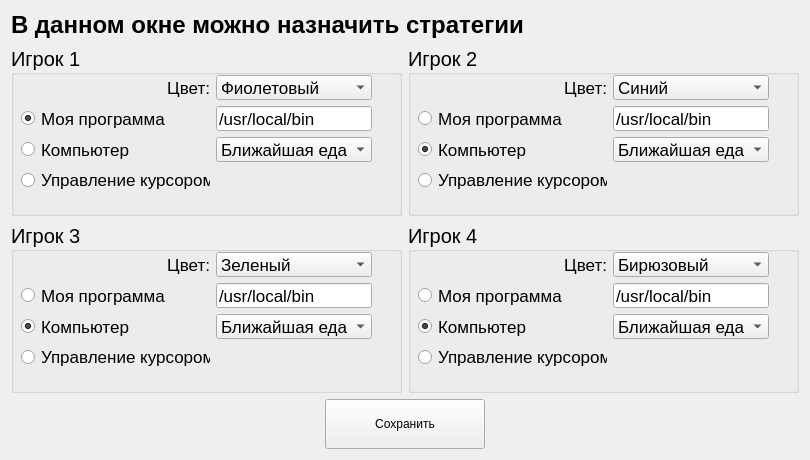
<?xml version="1.0" encoding="UTF-8"?>
<ui version="4.0">
 <class>StrategyModal</class>
 <widget class="QDialog" name="StrategyModal">
  <property name="geometry">
   <rect>
    <x>0</x>
    <y>0</y>
    <width>810</width>
    <height>460</height>
   </rect>
  </property>
  <property name="windowTitle">
   <string>Dialog</string>
  </property>
  <property name="modal">
   <bool>true</bool>
  </property>
  <layout class="QVBoxLayout" name="verticalLayout">
   <item>
    <widget class="QLabel" name="title">
     <property name="sizePolicy">
      <sizepolicy hsizetype="Preferred" vsizetype="Fixed">
       <horstretch>0</horstretch>
       <verstretch>0</verstretch>
      </sizepolicy>
     </property>
     <property name="font">
      <font>
       <pointsize>18</pointsize>
       <weight>75</weight>
       <bold>true</bold>
      </font>
     </property>
     <property name="text">
      <string>В данном окне можно назначить стратегии</string>
     </property>
    </widget>
   </item>
   <item>
    <layout class="QHBoxLayout" name="horizontalLayout">
     <item>
      <widget class="QGroupBox" name="gbx_1">
       <property name="sizePolicy">
        <sizepolicy hsizetype="Preferred" vsizetype="Expanding">
         <horstretch>0</horstretch>
         <verstretch>0</verstretch>
        </sizepolicy>
       </property>
       <property name="font">
        <font>
         <pointsize>15</pointsize>
         <weight>50</weight>
         <bold>false</bold>
        </font>
       </property>
       <property name="title">
        <string>Игрок 1</string>
       </property>
       <property name="alignment">
        <set>Qt::AlignLeading|Qt::AlignLeft|Qt::AlignVCenter</set>
       </property>
       <property name="flat">
        <bool>false</bool>
       </property>
       <property name="checkable">
        <bool>false</bool>
       </property>
       <widget class="QWidget" name="gridLayoutWidget">
        <property name="geometry">
         <rect>
          <x>10</x>
          <y>30</y>
          <width>351</width>
          <height>117</height>
         </rect>
        </property>
        <layout class="QGridLayout" name="grid_1">
         <item row="0" column="1">
          <widget class="QComboBox" name="cbx_color_1">
           <property name="font">
            <font>
             <pointsize>13</pointsize>
            </font>
           </property>
           <item>
            <property name="text">
             <string>Фиолетовый</string>
            </property>
           </item>
           <item>
            <property name="text">
             <string>Зеленый</string>
            </property>
           </item>
           <item>
            <property name="text">
             <string>Синий</string>
            </property>
           </item>
           <item>
            <property name="text">
             <string>Бирюзовый</string>
            </property>
           </item>
          </widget>
         </item>
         <item row="3" column="0">
          <widget class="QRadioButton" name="rbn_mouse_1">
           <property name="font">
            <font>
             <pointsize>13</pointsize>
            </font>
           </property>
           <property name="text">
            <string>Управление курсором</string>
           </property>
           <property name="checked">
            <bool>false</bool>
           </property>
          </widget>
         </item>
         <item row="0" column="0">
          <widget class="QLabel" name="lbl_color_1">
           <property name="font">
            <font>
             <pointsize>13</pointsize>
            </font>
           </property>
           <property name="text">
            <string>Цвет:</string>
           </property>
           <property name="alignment">
            <set>Qt::AlignRight|Qt::AlignTrailing|Qt::AlignVCenter</set>
           </property>
          </widget>
         </item>
         <item row="1" column="0">
          <widget class="QRadioButton" name="rbn_custom_1">
           <property name="font">
            <font>
             <pointsize>13</pointsize>
            </font>
           </property>
           <property name="text">
            <string>Моя программа</string>
           </property>
           <property name="checked">
            <bool>true</bool>
           </property>
          </widget>
         </item>
         <item row="2" column="0">
          <widget class="QRadioButton" name="rbn_comp_1">
           <property name="font">
            <font>
             <pointsize>13</pointsize>
            </font>
           </property>
           <property name="text">
            <string>Компьютер</string>
           </property>
           <property name="checked">
            <bool>false</bool>
           </property>
          </widget>
         </item>
         <item row="2" column="1">
          <widget class="QComboBox" name="cbx_comp_1">
           <property name="font">
            <font>
             <pointsize>13</pointsize>
            </font>
           </property>
           <item>
            <property name="text">
             <string>Ближайшая еда</string>
            </property>
           </item>
          </widget>
         </item>
         <item row="1" column="1">
          <widget class="QLineEdit" name="edt_prog_1">
           <property name="font">
            <font>
             <pointsize>13</pointsize>
            </font>
           </property>
           <property name="text">
            <string>/usr/local/bin</string>
           </property>
          </widget>
         </item>
        </layout>
       </widget>
      </widget>
     </item>
     <item>
      <widget class="QGroupBox" name="gbx_2">
       <property name="sizePolicy">
        <sizepolicy hsizetype="Preferred" vsizetype="Expanding">
         <horstretch>0</horstretch>
         <verstretch>0</verstretch>
        </sizepolicy>
       </property>
       <property name="font">
        <font>
         <pointsize>15</pointsize>
         <weight>50</weight>
         <bold>false</bold>
        </font>
       </property>
       <property name="title">
        <string>Игрок 2</string>
       </property>
       <property name="alignment">
        <set>Qt::AlignLeading|Qt::AlignLeft|Qt::AlignVCenter</set>
       </property>
       <property name="flat">
        <bool>false</bool>
       </property>
       <property name="checkable">
        <bool>false</bool>
       </property>
       <widget class="QWidget" name="gridLayoutWidget_5">
        <property name="geometry">
         <rect>
          <x>10</x>
          <y>30</y>
          <width>351</width>
          <height>117</height>
         </rect>
        </property>
        <layout class="QGridLayout" name="grid_5">
         <item row="0" column="1">
          <widget class="QComboBox" name="cbx_color_5">
           <property name="font">
            <font>
             <pointsize>13</pointsize>
            </font>
           </property>
           <property name="currentText">
            <string>Синий</string>
           </property>
           <property name="currentIndex">
            <number>2</number>
           </property>
           <item>
            <property name="text">
             <string>Фиолетовый</string>
            </property>
           </item>
           <item>
            <property name="text">
             <string>Зеленый</string>
            </property>
           </item>
           <item>
            <property name="text">
             <string>Синий</string>
            </property>
           </item>
           <item>
            <property name="text">
             <string>Бирюзовый</string>
            </property>
           </item>
          </widget>
         </item>
         <item row="3" column="0">
          <widget class="QRadioButton" name="rbn_mouse_5">
           <property name="font">
            <font>
             <pointsize>13</pointsize>
            </font>
           </property>
           <property name="text">
            <string>Управление курсором</string>
           </property>
          </widget>
         </item>
         <item row="0" column="0">
          <widget class="QLabel" name="lbl_color_5">
           <property name="font">
            <font>
             <pointsize>13</pointsize>
            </font>
           </property>
           <property name="text">
            <string>Цвет:</string>
           </property>
           <property name="alignment">
            <set>Qt::AlignRight|Qt::AlignTrailing|Qt::AlignVCenter</set>
           </property>
          </widget>
         </item>
         <item row="1" column="0">
          <widget class="QRadioButton" name="rbn_custom_5">
           <property name="font">
            <font>
             <pointsize>13</pointsize>
            </font>
           </property>
           <property name="text">
            <string>Моя программа</string>
           </property>
          </widget>
         </item>
         <item row="2" column="0">
          <widget class="QRadioButton" name="rbn_comp_5">
           <property name="font">
            <font>
             <pointsize>13</pointsize>
            </font>
           </property>
           <property name="text">
            <string>Компьютер</string>
           </property>
           <property name="checked">
            <bool>true</bool>
           </property>
          </widget>
         </item>
         <item row="2" column="1">
          <widget class="QComboBox" name="cbx_comp_5">
           <property name="font">
            <font>
             <pointsize>13</pointsize>
            </font>
           </property>
           <item>
            <property name="text">
             <string>Ближайшая еда</string>
            </property>
           </item>
          </widget>
         </item>
         <item row="1" column="1">
          <widget class="QLineEdit" name="edt_prog_5">
           <property name="font">
            <font>
             <pointsize>13</pointsize>
            </font>
           </property>
           <property name="text">
            <string>/usr/local/bin</string>
           </property>
          </widget>
         </item>
        </layout>
       </widget>
      </widget>
     </item>
    </layout>
   </item>
   <item>
    <layout class="QHBoxLayout" name="horizontalLayout_2">
     <item>
      <widget class="QGroupBox" name="gbx_3">
       <property name="sizePolicy">
        <sizepolicy hsizetype="Preferred" vsizetype="Expanding">
         <horstretch>0</horstretch>
         <verstretch>0</verstretch>
        </sizepolicy>
       </property>
       <property name="font">
        <font>
         <pointsize>15</pointsize>
         <weight>50</weight>
         <bold>false</bold>
        </font>
       </property>
       <property name="title">
        <string>Игрок 3</string>
       </property>
       <property name="alignment">
        <set>Qt::AlignLeading|Qt::AlignLeft|Qt::AlignVCenter</set>
       </property>
       <property name="flat">
        <bool>false</bool>
       </property>
       <property name="checkable">
        <bool>false</bool>
       </property>
       <widget class="QWidget" name="gridLayoutWidget_2">
        <property name="geometry">
         <rect>
          <x>10</x>
          <y>30</y>
          <width>351</width>
          <height>117</height>
         </rect>
        </property>
        <layout class="QGridLayout" name="grid_2">
         <item row="0" column="1">
          <widget class="QComboBox" name="cbx_color_7">
           <property name="font">
            <font>
             <pointsize>13</pointsize>
            </font>
           </property>
           <property name="currentText">
            <string>Зеленый</string>
           </property>
           <property name="currentIndex">
            <number>1</number>
           </property>
           <item>
            <property name="text">
             <string>Фиолетовый</string>
            </property>
           </item>
           <item>
            <property name="text">
             <string>Зеленый</string>
            </property>
           </item>
           <item>
            <property name="text">
             <string>Синий</string>
            </property>
           </item>
           <item>
            <property name="text">
             <string>Бирюзовый</string>
            </property>
           </item>
          </widget>
         </item>
         <item row="3" column="0">
          <widget class="QRadioButton" name="rbn_mouse_7">
           <property name="font">
            <font>
             <pointsize>13</pointsize>
            </font>
           </property>
           <property name="text">
            <string>Управление курсором</string>
           </property>
          </widget>
         </item>
         <item row="0" column="0">
          <widget class="QLabel" name="lbl_color_7">
           <property name="font">
            <font>
             <pointsize>13</pointsize>
            </font>
           </property>
           <property name="text">
            <string>Цвет:</string>
           </property>
           <property name="alignment">
            <set>Qt::AlignRight|Qt::AlignTrailing|Qt::AlignVCenter</set>
           </property>
          </widget>
         </item>
         <item row="1" column="0">
          <widget class="QRadioButton" name="rbn_custom_7">
           <property name="font">
            <font>
             <pointsize>13</pointsize>
            </font>
           </property>
           <property name="text">
            <string>Моя программа</string>
           </property>
          </widget>
         </item>
         <item row="2" column="0">
          <widget class="QRadioButton" name="rbn_comp_7">
           <property name="font">
            <font>
             <pointsize>13</pointsize>
            </font>
           </property>
           <property name="text">
            <string>Компьютер</string>
           </property>
           <property name="checked">
            <bool>true</bool>
           </property>
          </widget>
         </item>
         <item row="2" column="1">
          <widget class="QComboBox" name="cbx_comp_7">
           <property name="font">
            <font>
             <pointsize>13</pointsize>
            </font>
           </property>
           <item>
            <property name="text">
             <string>Ближайшая еда</string>
            </property>
           </item>
          </widget>
         </item>
         <item row="1" column="1">
          <widget class="QLineEdit" name="edt_prog_7">
           <property name="font">
            <font>
             <pointsize>13</pointsize>
            </font>
           </property>
           <property name="text">
            <string>/usr/local/bin</string>
           </property>
          </widget>
         </item>
        </layout>
       </widget>
      </widget>
     </item>
     <item>
      <widget class="QGroupBox" name="gbx_4">
       <property name="sizePolicy">
        <sizepolicy hsizetype="Preferred" vsizetype="Expanding">
         <horstretch>0</horstretch>
         <verstretch>0</verstretch>
        </sizepolicy>
       </property>
       <property name="font">
        <font>
         <pointsize>15</pointsize>
         <weight>50</weight>
         <bold>false</bold>
        </font>
       </property>
       <property name="title">
        <string>Игрок 4</string>
       </property>
       <property name="alignment">
        <set>Qt::AlignLeading|Qt::AlignLeft|Qt::AlignVCenter</set>
       </property>
       <property name="flat">
        <bool>false</bool>
       </property>
       <property name="checkable">
        <bool>false</bool>
       </property>
       <widget class="QWidget" name="gridLayoutWidget_6">
        <property name="geometry">
         <rect>
          <x>10</x>
          <y>30</y>
          <width>351</width>
          <height>117</height>
         </rect>
        </property>
        <layout class="QGridLayout" name="grid_6">
         <item row="0" column="1">
          <widget class="QComboBox" name="cbx_color_6">
           <property name="font">
            <font>
             <pointsize>13</pointsize>
            </font>
           </property>
           <property name="currentText">
            <string>Бирюзовый</string>
           </property>
           <property name="currentIndex">
            <number>3</number>
           </property>
           <item>
            <property name="text">
             <string>Фиолетовый</string>
            </property>
           </item>
           <item>
            <property name="text">
             <string>Зеленый</string>
            </property>
           </item>
           <item>
            <property name="text">
             <string>Синий</string>
            </property>
           </item>
           <item>
            <property name="text">
             <string>Бирюзовый</string>
            </property>
           </item>
          </widget>
         </item>
         <item row="3" column="0">
          <widget class="QRadioButton" name="rbn_mouse_6">
           <property name="font">
            <font>
             <pointsize>13</pointsize>
            </font>
           </property>
           <property name="text">
            <string>Управление курсором</string>
           </property>
          </widget>
         </item>
         <item row="0" column="0">
          <widget class="QLabel" name="lbl_color_6">
           <property name="font">
            <font>
             <pointsize>13</pointsize>
            </font>
           </property>
           <property name="text">
            <string>Цвет:</string>
           </property>
           <property name="alignment">
            <set>Qt::AlignRight|Qt::AlignTrailing|Qt::AlignVCenter</set>
           </property>
          </widget>
         </item>
         <item row="1" column="0">
          <widget class="QRadioButton" name="rbn_custom_6">
           <property name="font">
            <font>
             <pointsize>13</pointsize>
            </font>
           </property>
           <property name="text">
            <string>Моя программа</string>
           </property>
          </widget>
         </item>
         <item row="2" column="0">
          <widget class="QRadioButton" name="rbn_comp_6">
           <property name="font">
            <font>
             <pointsize>13</pointsize>
            </font>
           </property>
           <property name="text">
            <string>Компьютер</string>
           </property>
           <property name="checked">
            <bool>true</bool>
           </property>
          </widget>
         </item>
         <item row="2" column="1">
          <widget class="QComboBox" name="cbx_comp_6">
           <property name="font">
            <font>
             <pointsize>13</pointsize>
            </font>
           </property>
           <item>
            <property name="text">
             <string>Ближайшая еда</string>
            </property>
           </item>
          </widget>
         </item>
         <item row="1" column="1">
          <widget class="QLineEdit" name="edt_prog_6">
           <property name="font">
            <font>
             <pointsize>13</pointsize>
            </font>
           </property>
           <property name="text">
            <string>/usr/local/bin</string>
           </property>
          </widget>
         </item>
        </layout>
       </widget>
      </widget>
     </item>
    </layout>
   </item>
   <item>
    <layout class="QHBoxLayout" name="horizontalLayout_3">
     <item>
      <spacer name="horizontalSpacer">
       <property name="orientation">
        <enum>Qt::Horizontal</enum>
       </property>
       <property name="sizeHint" stdset="0">
        <size>
         <width>40</width>
         <height>20</height>
        </size>
       </property>
      </spacer>
     </item>
     <item>
      <widget class="QPushButton" name="pushButton">
       <property name="minimumSize">
        <size>
         <width>160</width>
         <height>50</height>
        </size>
       </property>
       <property name="text">
        <string>Сохранить</string>
       </property>
       <property name="checkable">
        <bool>false</bool>
       </property>
       <property name="autoDefault">
        <bool>false</bool>
       </property>
       <property name="default">
        <bool>false</bool>
       </property>
       <property name="flat">
        <bool>false</bool>
       </property>
      </widget>
     </item>
     <item>
      <spacer name="horizontalSpacer_2">
       <property name="orientation">
        <enum>Qt::Horizontal</enum>
       </property>
       <property name="sizeHint" stdset="0">
        <size>
         <width>40</width>
         <height>20</height>
        </size>
       </property>
      </spacer>
     </item>
    </layout>
   </item>
  </layout>
 </widget>
 <resources/>
 <connections>
  <connection>
   <sender>pushButton</sender>
   <signal>pressed()</signal>
   <receiver>StrategyModal</receiver>
   <slot>accept()</slot>
   <hints>
    <hint type="sourcelabel">
     <x>404</x>
     <y>422</y>
    </hint>
    <hint type="destinationlabel">
     <x>404</x>
     <y>229</y>
    </hint>
   </hints>
  </connection>
 </connections>
</ui>
